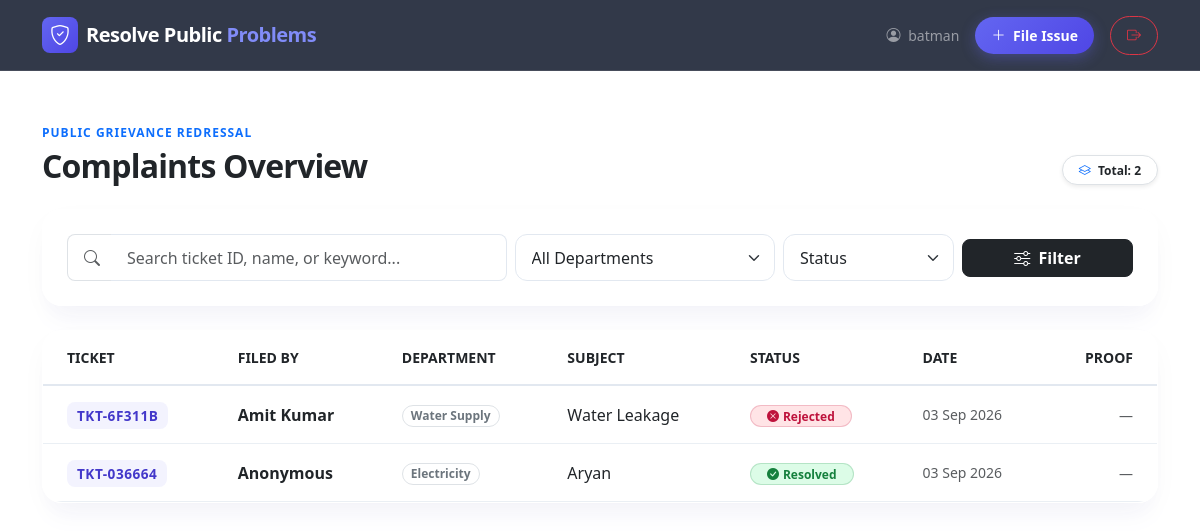
The app's page / (signed in) with its own data.
### complaints/models.py (models this page shows, shortened)
class Complaint(models.Model):
    STATUS_CHOICES = [
        ('Pending', 'Pending'),
        ('In Progress', 'In Progress'),
        ('Resolved', 'Resolved'),
        ('Rejected', 'Rejected'),
    ]
    ticket_id = models.CharField(max_length=20, unique=True, editable=False)
    user = models.ForeignKey(User, on_delete=models.CASCADE, related_name='complaints')
    complainant_name = models.CharField(max_length=150, default='Anonymous')  # <-- Naya Field
    category = models.ForeignKey(Category, on_delete=models.SET_NULL, null=True)
    title = models.CharField(max_length=200)
    description = models.TextField()
    image = models.ImageField(upload_to='complaints_proofs/', blank=True, null=True)
    status = models.CharField(max_length=20, choices=STATUS_CHOICES, default='Pending')
    admin_remark = models.TextField(blank=True, null=True)
    created_at = models.DateTimeField(auto_now_add=True)
    updated_at = models.DateTimeField(auto_now=True)

class Category(models.Model):
    name = models.CharField(max_length=100)

### complaints/views.py (the view)
# urls.py: path('', views.dashboard, name='dashboard'),
@login_required
def dashboard(request):
    search_query = request.GET.get('q', '').strip()
    status_filter = request.GET.get('status', '').strip()
    category_filter = request.GET.get('category', '').strip()
    complaints = Complaint.objects.filter(user=request.user)
    if search_query:
        complaints = complaints.filter(
            Q(ticket_id__icontains=search_query) |
            Q(title__icontains=search_query) |
            Q(complainant_name__icontains=search_query)
        )
    if status_filter:
        complaints = complaints.filter(status=status_filter)
    if category_filter:
        complaints = complaints.filter(category_id=category_filter)
    complaints = complaints.order_by('-created_at')
    categories = Category.objects.all()
    context = {
        'complaints': complaints,
        'categories': categories,
        'search_query': search_query,
        'status_filter': status_filter,
        'category_filter': category_filter,
    }
    return render(request, 'complaints/dashboard.html', context)

### templates/complaints/dashboard.html (shortened to what this page needs)
<!DOCTYPE html>
<html lang="en">
<head>
    <link href="https://cdn.jsdelivr.net/npm/bootstrap@5.3.0/dist/css/bootstrap.min.css" rel="stylesheet">
    <link rel="stylesheet" href="https://cdn.jsdelivr.net/npm/bootstrap-icons@1.11.0/font/bootstrap-icons.css">
</head>
<body>
    <nav class="navbar navbar-expand-lg glass-nav sticky-top">
        <div class="container py-1">
            <a class="navbar-brand fw-bold text-white d-flex align-items-center gap-2" href="/">
                <span class="d-inline-flex align-items-center justify-content-center bg-primary text-white rounded-3 p-2" style="width: 36px; height: 36px; background: var(--primary-gradient) !important;">
                    <i class="bi bi-shield-check"></i>
                </span>
                <span style="letter-spacing: -0.5px;">Resolve Public <span style="color: #818cf8;">Problems</span></span>
            </a>
            <div class="d-flex align-items-center gap-3">
                <span class="text-white-50 small d-none d-sm-inline">
                    <i class="bi bi-person-circle me-1"></i> {{ request.user.username }}
                </span>
                <a href="/raise/" class="btn btn-gradient btn-sm px-3 py-2 rounded-pill fw-semibold">
                    <i class="bi bi-plus-lg me-1"></i> File Issue
                </a>
                <a href="/logout/" class="btn btn-outline-danger btn-sm px-3 py-2 rounded-pill fw-semibold" title="Sign Out">
                    <i class="bi bi-box-arrow-right"></i>
                </a>
            </div>
        </div>
    </nav>
    <div class="container py-5">
        <div class="d-flex flex-wrap justify-content-between align-items-end mb-4">
            <div>
                <span class="text-uppercase fw-bold text-primary small tracking-wide" style="font-size: 0.75rem; letter-spacing: 1px;">Public Grievance Redressal</span>
                <h2 class="fw-bold mb-0 mt-1" style="letter-spacing: -0.8px;">Complaints Overview</h2>
            </div>
            <div class="mt-3 mt-md-0">
                <span class="badge bg-white text-dark shadow-sm border px-3 py-2 rounded-pill fw-semibold fs-7">
                    <i class="bi bi-layers me-1 text-primary"></i> Total: {{ complaints|length }}
                </span>
            </div>
        </div>
        <div class="glass-card p-3 p-md-4 mb-4">
            <form method="GET" action="/" class="row g-2 align-items-center">
                <div class="col-12 col-md-5">
                    <div class="input-group">
                        <span class="input-group-text bg-white border-end-0 text-muted ps-3 rounded-start-3"><i class="bi bi-search"></i></span>
                        <input type="text" name="q" value="{{ search_query }}" class="form-control border-start-0 rounded-end-3" placeholder="Search ticket ID, name, or keyword...">
                    </div>
                </div>
                <div class="col-6 col-md-3">
                    <select name="category" class="form-select">
                        <option value="">All Departments</option>
                    </select>
                </div>
                <div class="col-6 col-md-2">
                    <select name="status" class="form-select">
                        <option value="">Status</option>
                    </select>
                </div>
                <div class="col-12 col-md-2 d-flex gap-2">
                    <button type="submit" class="btn btn-dark w-100 rounded-3 fw-semibold"><i class="bi bi-sliders me-1"></i> Filter</button>
                </div>
            </form>
        </div>
        <div class="glass-card overflow-hidden">
            <div class="table-responsive">
                <table class="table align-middle mb-0">
                    <thead style="border-bottom: 2px solid #e2e8f0;">
                        <tr class="small text-uppercase text-secondary fw-semibold">
                            <th class="ps-4">Ticket</th>
                            <th>Filed By</th>
                            <th>Department</th>
                            <th>Subject</th>
                            <th>Status</th>
                            <th>Date</th>
                            <th class="text-end pe-4">Proof</th>
                        </tr>
                    </thead>
                    <tbody>
                        {% for c in complaints %}
                        <tr style="border-bottom: 1px solid rgba(226, 232, 240, 0.7);">
                            <td class="ps-4"><span class="ticket-code">{{ c.ticket_id }}</span></td>
                            <td class="fw-semibold text-dark">{{ c.complainant_name }}</td>
                            <td><span class="badge bg-white text-secondary border px-2 py-1 rounded-pill">{{ c.category.name|default:"General" }}</span></td>
                            <td class="fw-medium text-dark">{{ c.title }}</td>
                            <td>
                                {% if c.status == 'Resolved' %}
                                    <span class="badge badge-resolved px-3 py-1 rounded-pill"><i class="bi bi-check-circle-fill me-1"></i>Resolved</span>
                                {% elif c.status == 'In Progress' %}
                                    <span class="badge badge-in-progress px-3 py-1 rounded-pill"><i class="bi bi-arrow-repeat me-1"></i>In Progress</span>
                                {% elif c.status == 'Rejected' %}
                                    <span class="badge badge-rejected px-3 py-1 rounded-pill"><i class="bi bi-x-circle-fill me-1"></i>Rejected</span>
                                {% else %}
                                    <span class="badge badge-pending px-3 py-1 rounded-pill"><i class="bi bi-hourglass-split me-1"></i>Pending</span>
                                {% endif %}
                            </td>
                            <td class="text-muted small">{{ c.created_at|date:"d M Y" }}</td>
                            <td class="text-end pe-4">
                                {% if c.image %}
                                    <a href="{{ c.image.url }}" target="_blank" class="btn btn-sm btn-light border rounded-pill px-3 py-1 fw-semibold text-primary">
                                        <i class="bi bi-image me-1"></i>View
                                    </a>
                                {% else %}
                                    <span class="text-muted small">—</span>
                                {% endif %}
                            </td>
                        </tr>
                        {% endfor %}
                    </tbody>
                </table>
            </div>
        </div>
    </div>
</body>
</html>

### templates/complaints/dashboard.html (style rules this page uses)
:root { --primary-accent: #6366f1; --primary-gradient: linear-gradient(135deg, #6366f1 0%, #4f46e5 100%); --glass-bg: rgba(255, 255, 255, 0.75); --glass-border: rgba(255, 255, 255, 0.6); }
.glass-nav { background: rgba(15, 23, 42, 0.85); backdrop-filter: blur(12px); -webkit-backdrop-filter: blur(12px); border-bottom: 1px solid rgba(255, 255, 255, 0.1); }
.glass-card { background: var(--glass-bg); backdrop-filter: blur(16px); -webkit-backdrop-filter: blur(16px); border: 1px solid var(--glass-border); border-radius: 20px; box-shadow: 0 10px 30px -5px rgba(0, 0, 0, 0.04), 0 20px 25px -5px rgba(99, 102, 241, 0.03); }
.btn-gradient { background: var(--primary-gradient); color: white; border: none; box-shadow: 0 4px 14px 0 rgba(99, 102, 241, 0.35); transition: all 0.25s ease; }
.badge-resolved { background-color: #dcfce7; color: #15803d; border: 1px solid rgba(21, 128, 61, 0.2); }
.badge-rejected { background-color: #ffe4e6; color: #be123c; border: 1px solid rgba(190, 18, 60, 0.2); }
.table > :not(caption) > * > * { padding: 1rem 1.25rem; background-color: transparent; }
.ticket-code { background: rgba(99, 102, 241, 0.08); color: #4338ca; padding: 4px 10px; border-radius: 8px; font-size: 0.85rem; font-weight: 700; letter-spacing: 0.5px; }
.form-control, .form-select { border-radius: 12px; border: 1px solid #e2e8f0; padding: 0.65rem 1rem; background-color: rgba(255, 255, 255, 0.8); }

### records on screen
Complaint: ticket_id "TKT-6F311B", complainant_name "Amit Kumar", category.name "Water Supply", title "Water Leakage", status "Rejected" (drawn), created_at "03 Sep 2026"
Complaint: ticket_id "TKT-036664", complainant_name "Anonymous", category.name "Electricity", title "Aryan", status "Resolved" (drawn), created_at "03 Sep 2026"

### other values on screen
{{ request.user.username }} "batman"
{{ complaints|length }} "2"
